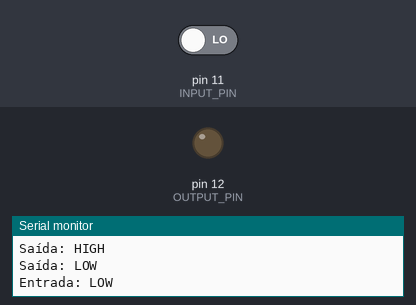
The sketch below on a simulated Arduino Uno, built with avr-gcc and run on an emulated ATmega328P. On the bench: output pins drawn as LEDs (lit = HIGH), the last lines printed to the serial monitor. Inputs (shaded band) come from the test bench; at power-on: pin 11 (INPUT_PIN) LOW.

Above: at 8.8 s.
8.9 s: pin 11 (INPUT_PIN) driven HIGH
At 9.8 s:
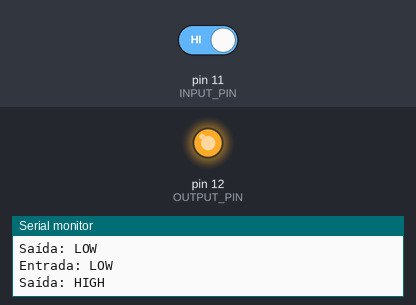
Timing chart, 0 to 22.5 s (numbered marks = the images above; inputs shaded):
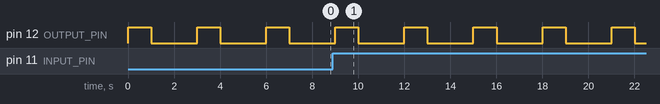

Measured:
- by itself, pin 12 (OUTPUT_PIN): alternates HIGH for 1.0 s and LOW for 2.0 s

The sketch:

T0_1_2_Testar_IO_Digital_Arduino_R4_Connect.ino
```cpp
// T0_1_2_Testar_IO_Digital_Arduino_R4_Connect.ino
// Função: Controle de Fermentação
// Artifact ID: e144b732-8ebf-4e1f-9a9a-9bd3b1808950
// Versão: v1.0.1
// Data: 2025-04-20
// Iteração: 34
// Requisitos: RD3.2 (Funcionamento de I/O Digital)
// Descrição: Testa os pinos de I/O digital do Arduino R4 Connect, alternando um pino de saída e lendo um pino de entrada.
// Diretório: docs/V1.01/codes/Controle_de_Fermentacao/T0_1_2

#define OUTPUT_PIN 12 // Pino de saída digital
#define INPUT_PIN 11  // Pino de entrada digital

void setup() {
  pinMode(OUTPUT_PIN, OUTPUT); // Configura o pino de saída
  pinMode(INPUT_PIN, INPUT);   // Configura o pino de entrada
  Serial.begin(9600);          // Inicia comunicação serial a 9600 baud
  while (!Serial) {
    ; // Aguarda a conexão do Serial Monitor
  }
  Serial.println("Teste T0.1.2 - I/O Digital Arduino R4 Connect Iniciado");
}

void loop() {
  // Testa saída digital
  digitalWrite(OUTPUT_PIN, HIGH); // Liga o pino de saída
  Serial.println("Saída: HIGH");
  delay(1000);                    // Aguarda 1 segundo
  digitalWrite(OUTPUT_PIN, LOW);  // Desliga o pino de saída
  Serial.println("Saída: LOW");
  delay(1000);                    // Aguarda 1 segundo

  // Testa entrada digital
  int inputState = digitalRead(INPUT_PIN); // Lê o estado do pino de entrada
  Serial.print("Entrada: ");
  Serial.println(inputState == HIGH ? "HIGH" : "LOW");
  delay(1000); // Aguarda 1 segundo antes da próxima leitura
}
```
